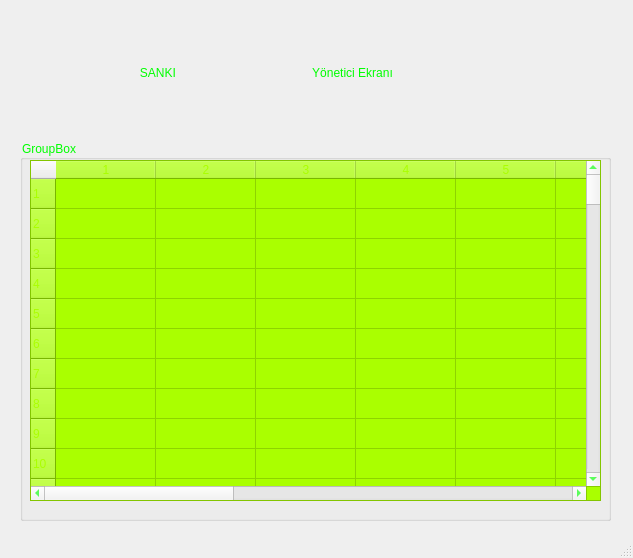
<?xml version="1.0" encoding="UTF-8"?>
<ui version="4.0">
 <class>MainWindow</class>
 <widget class="QMainWindow" name="MainWindow">
  <property name="geometry">
   <rect>
    <x>0</x>
    <y>0</y>
    <width>633</width>
    <height>558</height>
   </rect>
  </property>
  <property name="windowTitle">
   <string>MainWindow</string>
  </property>
  <property name="styleSheet">
   <string notr="true">font: 11pt &quot;Showcard Gothic&quot;;
background-image: url(:/resim/Desktop/images.jpg);
color: rgb(0, 255, 0);</string>
  </property>
  <widget class="QWidget" name="centralwidget">
   <widget class="QLabel" name="label">
    <property name="geometry">
     <rect>
      <x>100</x>
      <y>90</y>
      <width>47</width>
      <height>13</height>
     </rect>
    </property>
    <property name="text">
     <string/>
    </property>
   </widget>
   <widget class="QGroupBox" name="groupBox">
    <property name="geometry">
     <rect>
      <x>20</x>
      <y>140</y>
      <width>591</width>
      <height>381</height>
     </rect>
    </property>
    <property name="title">
     <string>GroupBox</string>
    </property>
    <widget class="QTableWidget" name="tableWidget">
     <property name="geometry">
      <rect>
       <x>10</x>
       <y>20</y>
       <width>571</width>
       <height>341</height>
      </rect>
     </property>
     <property name="styleSheet">
      <string notr="true">background:url(:/resim/Desktop/images.jpg);
color:rgb(255, 255, 255);
alternate-background-color: rgb(0, 255, 0);
background-color: rgb(170, 255, 0);
color: rgb(170, 255, 0);</string>
     </property>
     <property name="rowCount">
      <number>100</number>
     </property>
     <property name="columnCount">
      <number>14</number>
     </property>
     <row/>
     <row/>
     <row/>
     <row/>
     <row/>
     <row/>
     <row/>
     <row/>
     <row/>
     <row/>
     <row/>
     <row/>
     <row/>
     <row/>
     <row/>
     <row/>
     <row/>
     <row/>
     <row/>
     <row/>
     <row/>
     <row/>
     <row/>
     <row/>
     <row/>
     <row/>
     <row/>
     <row/>
     <row/>
     <row/>
     <row/>
     <row/>
     <row/>
     <row/>
     <row/>
     <row/>
     <row/>
     <row/>
     <row/>
     <row/>
     <row/>
     <row/>
     <row/>
     <row/>
     <row/>
     <row/>
     <row/>
     <row/>
     <row/>
     <row/>
     <row/>
     <row/>
     <row/>
     <row/>
     <row/>
     <row/>
     <row/>
     <row/>
     <row/>
     <row/>
     <row/>
     <row/>
     <row/>
     <row/>
     <row/>
     <row/>
     <row/>
     <row/>
     <row/>
     <row/>
     <row/>
     <row/>
     <row/>
     <row/>
     <row/>
     <row/>
     <row/>
     <row/>
     <row/>
     <row/>
     <row/>
     <row/>
     <row/>
     <row/>
     <row/>
     <row/>
     <row/>
     <row/>
     <row/>
     <row/>
     <row/>
     <row/>
     <row/>
     <row/>
     <row/>
     <row/>
     <row/>
     <row/>
     <row/>
     <row/>
     <column/>
     <column/>
     <column/>
     <column/>
     <column/>
     <column/>
     <column/>
     <column/>
     <column/>
     <column/>
     <column/>
     <column/>
     <column/>
     <column/>
    </widget>
   </widget>
   <widget class="QLabel" name="label_2">
    <property name="geometry">
     <rect>
      <x>130</x>
      <y>22</y>
      <width>351</width>
      <height>101</height>
     </rect>
    </property>
    <property name="styleSheet">
     <string notr="true">background-image: url(:/resim/Desktop/images.jpg);</string>
    </property>
    <property name="text">
     <string>   SANKI                                         Yönetici Ekranı</string>
    </property>
   </widget>
  </widget>
  <widget class="QMenuBar" name="menubar">
   <property name="geometry">
    <rect>
     <x>0</x>
     <y>0</y>
     <width>633</width>
     <height>24</height>
    </rect>
   </property>
  </widget>
  <widget class="QStatusBar" name="statusbar"/>
 </widget>
 <resources>
  <include location="resim.qrc"/>
 </resources>
 <connections/>
</ui>
